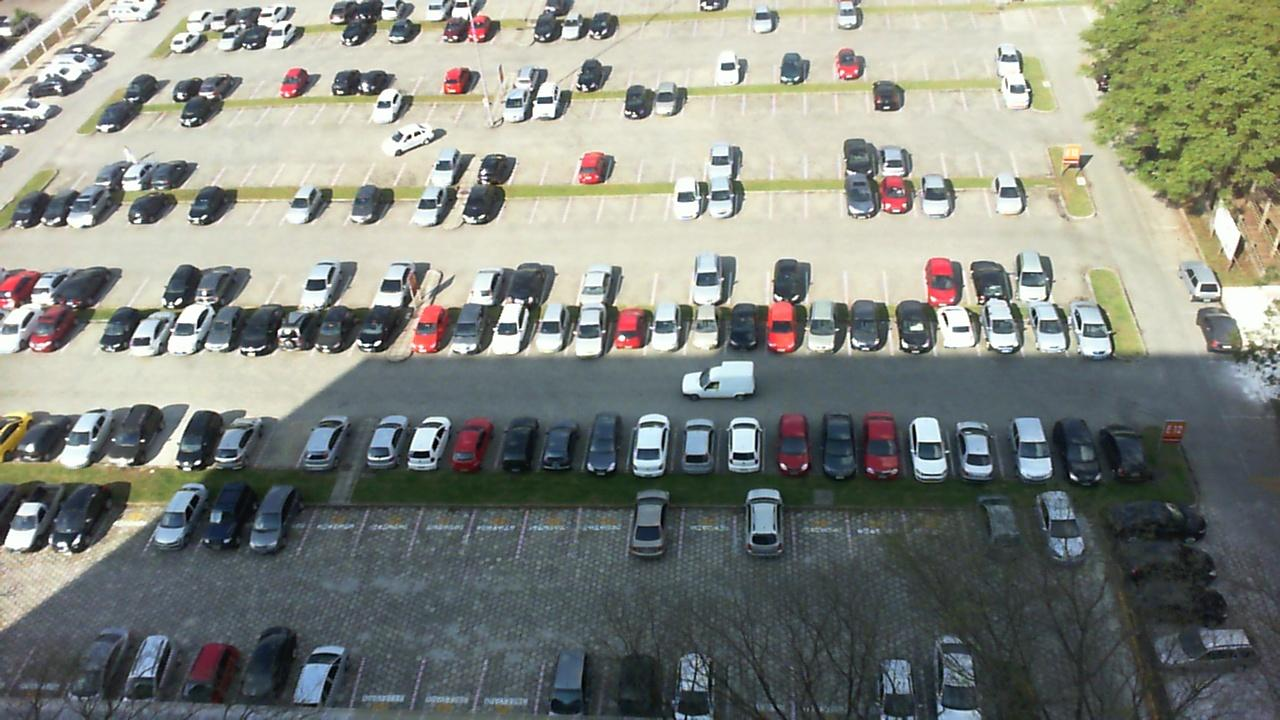
#> input picture project/parkingArea/parkinglot1.jpg, 1280 x 720 px
$ python main.py
#> lines starting #> are read from the running program, lines starting #| are printed output that depends on the picture; after the words box and inside, x2 and y2 are one past the last pixel; in counts of white or black regions, pixels touching at a corner belong together
import os
from typing import List, Optional, Tuple

import cv2
import matplotlib.pyplot as plt
import numpy as np


class ParkingLotDetector:
    """주차장 탑뷰 이미지에서 주차 라인과 주차 영역을 감지하는 클래스"""

    def __init__(self):
        self.parking_spots = []
        self.parking_lines = []

    def preprocess_image(self, image: np.ndarray) -> np.ndarray:
        """이미지 전처리"""
        # 그레이스케일 변환
        gray = cv2.cvtColor(image, cv2.COLOR_BGR2GRAY)

        # 가우시안 블러 적용
        blurred = cv2.GaussianBlur(gray, (5, 5), 0)

        # 대비 향상
        clahe = cv2.createCLAHE(clipLimit=2.0, tileGridSize=(8, 8))
        enhanced = clahe.apply(blurred)

        return enhanced

    def detect_lines(self, image: np.ndarray) -> List[Tuple[int, int, int, int]]:
        """Hough 변환을 사용하여 직선 감지"""
        # Canny 엣지 검출
        edges = cv2.Canny(image, 50, 150, apertureSize=3)

        # 형태학적 연산으로 선 강화
        kernel = cv2.getStructuringElement(cv2.MORPH_RECT, (3, 3))
        edges = cv2.morphologyEx(edges, cv2.MORPH_CLOSE, kernel)

        # Hough 직선 변환
        lines = cv2.HoughLinesP(
            edges,
            rho=1,
            theta=np.pi/180,
            threshold=50,
            minLineLength=30,
            maxLineGap=10
        )

        if lines is not None:
            return lines.reshape(-1, 4)
        return []

    def filter_lines(self, lines: List[Tuple[int, int, int, int]],
                    image_shape: Tuple[int, int]) -> Tuple[List, List]:
        """수직선과 수평선 분리 및 필터링"""
        horizontal_lines = []
        vertical_lines = []

        for line in lines:
            x1, y1, x2, y2 = line

            # 선의 각도 계산
            angle = np.arctan2(y2 - y1, x2 - x1) * 180 / np.pi
            length = np.sqrt((x2 - x1)**2 + (y2 - y1)**2)

            # 최소 길이 필터링
            if length < 20:
                continue

            # 각도에 따른 분류 (허용 오차 ±15도)
            if abs(angle) <= 15 or abs(angle) >= 165:  # 수평선
                horizontal_lines.append(line)
            elif 75 <= abs(angle) <= 105:  # 수직선
                vertical_lines.append(line)

        return horizontal_lines, vertical_lines

    def merge_similar_lines(self, lines: List, threshold: int = 20) -> List:
        """유사한 위치의 선들을 병합"""
        if not lines:
            return []

        merged_lines = []
        used = [False] * len(lines)

        for i, line1 in enumerate(lines):
            if used[i]:
                continue

            x1, y1, x2, y2 = line1
            similar_lines = [line1]
            used[i] = True

            for j, line2 in enumerate(lines[i+1:], i+1):
                if used[j]:
                    continue

                x3, y3, x4, y4 = line2

                # 수평선의 경우 y 좌표로 비교
                if abs(y1 - y2) < abs(x1 - x2):  # 수평선
                    if abs(y1 - y3) < threshold and abs(y2 - y4) < threshold:
                        similar_lines.append(line2)
                        used[j] = True
                # 수직선의 경우 x 좌표로 비교
                else:
                    if abs(x1 - x3) < threshold and abs(x2 - x4) < threshold:
                        similar_lines.append(line2)
                        used[j] = True

            # 유사한 선들의 평균으로 병합
            if similar_lines:
                avg_line = np.mean(similar_lines, axis=0).astype(int)
                merged_lines.append(tuple(avg_line))

        return merged_lines

    def detect_parking_spots(self, horizontal_lines: List, vertical_lines: List,
                           image_shape: Tuple[int, int]) -> List[Tuple[int, int, int, int]]:
        """주차 영역 감지"""
        parking_spots = []

        # 선들을 정렬
        horizontal_lines = sorted(horizontal_lines, key=lambda x: x[1])
        vertical_lines = sorted(vertical_lines, key=lambda x: x[0])

        # 인접한 수평선과 수직선으로 직사각형 영역 생성
        for i in range(len(horizontal_lines) - 1):
            for j in range(len(vertical_lines) - 1):
                h_line1 = horizontal_lines[i]
                h_line2 = horizontal_lines[i + 1]
                v_line1 = vertical_lines[j]
                v_line2 = vertical_lines[j + 1]

                # 직사각형의 좌표 계산
                x1 = min(v_line1[0], v_line1[2])
                x2 = max(v_line2[0], v_line2[2])
                y1 = min(h_line1[1], h_line1[3])
                y2 = max(h_line2[1], h_line2[3])

                # 유효한 크기인지 확인
                width = x2 - x1
                height = y2 - y1

                if 30 < width < 200 and 50 < height < 300:
                    parking_spots.append((x1, y1, x2, y2))

        return parking_spots

    def draw_results(self, image: np.ndarray, horizontal_lines: List,
                    vertical_lines: List, parking_spots: List) -> np.ndarray:
        """결과를 이미지에 그리기"""
        result = image.copy()

        # 수평선 그리기 (파란색)
        for line in horizontal_lines:
            x1, y1, x2, y2 = line
            cv2.line(result, (x1, y1), (x2, y2), (255, 0, 0), 2)

        # 수직선 그리기 (초록색)
        for line in vertical_lines:
            x1, y1, x2, y2 = line
            cv2.line(result, (x1, y1), (x2, y2), (0, 255, 0), 2)

        # 주차 영역 그리기 (빨간색)
        for i, (x1, y1, x2, y2) in enumerate(parking_spots):
            cv2.rectangle(result, (x1, y1), (x2, y2), (0, 0, 255), 2)
            # 주차 영역 번호 표시
            cv2.putText(result, f'P{i+1}', (x1+5, y1+20),
                       cv2.FONT_HERSHEY_SIMPLEX, 0.6, (0, 0, 255), 2)

        return result

    def process_image(self, image_path: str) -> Tuple[np.ndarray, dict]:
        """전체 이미지 처리 파이프라인"""
        # 이미지 로드
        image = cv2.imread(image_path)
        if image is None:
            raise ValueError(f"이미지를 로드할 수 없습니다: {image_path}")

        print(f"이미지 크기: {image.shape}")

        # 전처리
        processed = self.preprocess_image(image)

        # 직선 감지
        lines = self.detect_lines(processed)
        print(f"감지된 직선 수: {len(lines)}")

        # 수평/수직선 분리
        horizontal_lines, vertical_lines = self.filter_lines(lines, image.shape[:2])
        print(f"수평선: {len(horizontal_lines)}, 수직선: {len(vertical_lines)}")

        # 유사한 선들 병합
        horizontal_lines = self.merge_similar_lines(horizontal_lines)
        vertical_lines = self.merge_similar_lines(vertical_lines)
        print(f"병합 후 - 수평선: {len(horizontal_lines)}, 수직선: {len(vertical_lines)}")

        # 주차 영역 감지
        parking_spots = self.detect_parking_spots(horizontal_lines, vertical_lines, image.shape[:2])
        print(f"감지된 주차 영역 수: {len(parking_spots)}")

        # 결과 이미지 생성
        result_image = self.draw_results(image, horizontal_lines, vertical_lines, parking_spots)

        # 결과 정보
        results = {
            'horizontal_lines': horizontal_lines,
            'vertical_lines': vertical_lines,
            'parking_spots': parking_spots,
            'total_spots': len(parking_spots)
        }

        return result_image, results

    def save_results(self, result_image: np.ndarray, results: dict, output_dir: str = '.'):
        """결과 저장"""
        if not os.path.exists(output_dir):
            os.makedirs(output_dir)

        # 결과 이미지 저장
        output_path = os.path.join(output_dir, 'parking_detection_result.jpg')
        cv2.imwrite(output_path, result_image)
        print(f"결과 이미지 저장: {output_path}")

        # 텍스트 결과 저장
        result_text_path = os.path.join(output_dir, 'parking_detection_info.txt')
        with open(result_text_path, 'w', encoding='utf-8') as f:
            f.write("=== 주차장 감지 결과 ===\n")
            f.write(f"총 주차 영역 수: {results['total_spots']}\n")
            f.write(f"수평선 수: {len(results['horizontal_lines'])}\n")
            f.write(f"수직선 수: {len(results['vertical_lines'])}\n\n")

            f.write("주차 영역 좌표:\n")
            for i, (x1, y1, x2, y2) in enumerate(results['parking_spots']):
                f.write(f"주차구역 {i+1}: ({x1}, {y1}) - ({x2}, {y2})\n")

        print(f"분석 결과 저장: {result_text_path}")


def main():
    """메인 함수"""
    # 주차장 감지기 초기화
    detector = ParkingLotDetector()

    # 이미지 경로 설정
    image_path = 'parkinglot1.jpg'

    if not os.path.exists(image_path):
        print(f"이미지 파일을 찾을 수 없습니다: {image_path}")
        return

    try:
        # 이미지 처리
        print("주차장 이미지 분석 중...")
        result_image, results = detector.process_image(image_path)
#> in process_image, image is the input picture: shape (720, 1280, 3); mean B, G, R 126.7, 134.5, 130.6
#| 이미지 크기: (720, 1280, 3)
#> in detect_lines, `edges = cv2.morphologyEx(edges, cv2.MORPH_CLOSE, kernel)`:
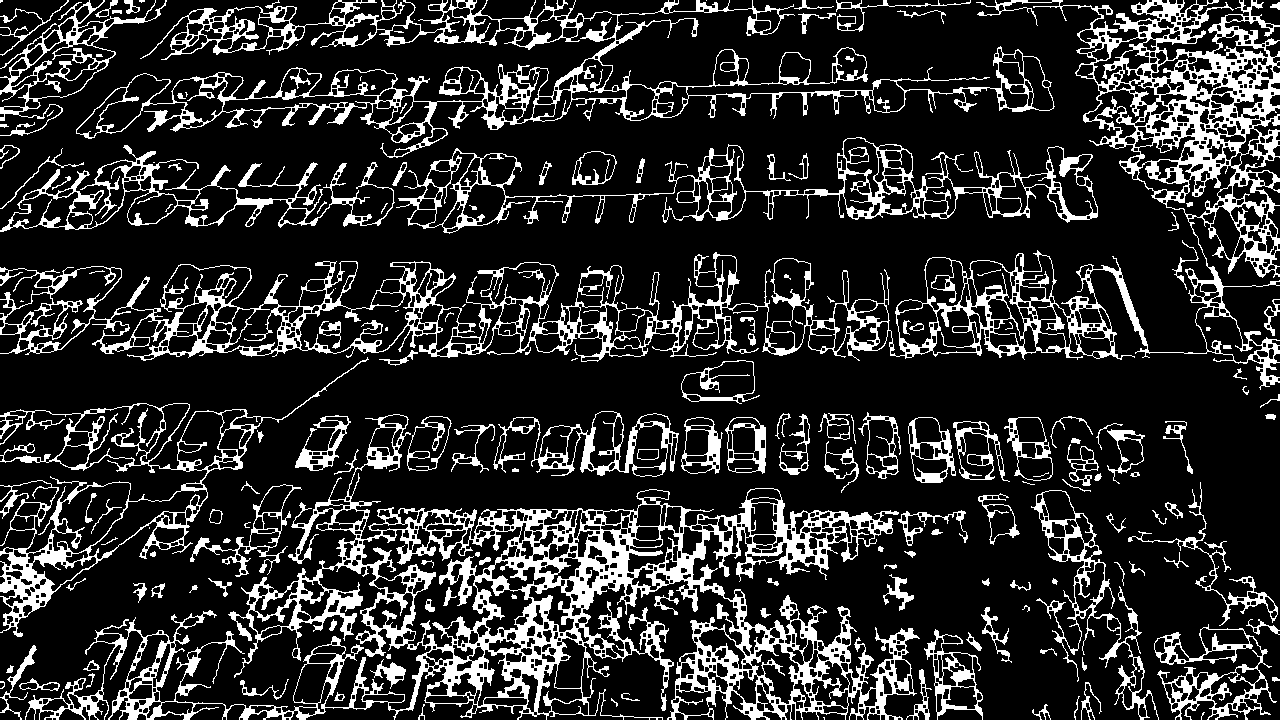
#> edges: shape (720, 1280); 18% white; 187 white regions (44 under 20 px), largest, box (x1, y1, x2, y2) and area: (25, 414, 920, 720) 48488, (0, 0, 1280, 390) 42733, (76, 0, 1055, 158) 18224
#> in detect_lines, `lines = cv2.HoughLinesP( edges, rho=1, theta=np.pi/180, threshold=50, ..`: lines = 2303 rows, first 6: [553, 91, 626, 90], [910, 673, 974, 678], [512, 567, 606, 511], [1117, 700, 1154, 704], [566, 593, 633, 578], [16, 348, 64, 346]
#| 감지된 직선 수: 2303
#> the loop in filter_lines, `for line in lines:` made 2303 passes
#> (x1, y1, x2, y2, angle, length) on passes 1 to 3: (553, 91, 626, 90, -0.785, 73.01), (910, 673, 974, 678, 4.47, 64.2), (512, 567, 606, 511, -30.78, 109.4)
#> after the loop in filter_lines, `for line in lines:`: horizontal_lines = 1824 items, first 6: [553, 91, 626, 90], [910, 673, 974, 678], [1117, 700, 1154, 704], [566, 593, 633, 578], [16, 348, 64, 346], [949, 301, 988, 301]; vertical_lines = 30 items, first 6: [748, 531, 751, 489], [690, 588, 694, 551], [296, 657, 305, 554], [700, 552, 704, 511], [296, 641, 303, 559], [692, 638, 697, 580]
#| 수평선: 1824, 수직선: 30
#> in merge_similar_lines, `used = [False] * len(lines)`: used = 1824 items, first 6: False, False, False, False, False, False
#> the loop in merge_similar_lines, `for i, line1 in enumerate(lines):` made 1824 passes
#> (x1, y1, x2, y2, avg_line) on passes 1, 2, 3, 4, 5, 6, 9, 10: (553, 91, 626, 90, [755, 90, 810, 89]), (910, 673, 974, 678, [621, 675, 671, 675]), (1117, 700, 1154, 704, [587, 705, 644, 706]), (566, 593, 633, 578, [436, 585, 491, 585]), (16, 348, 64, 346, [567, 343, 620, 343]), (949, 301, 988, 301, [647, 301, 692, 301]), (716, 556, 907, 525, [560, 543, 629, 536]), (969, 323, 1110, 323, [688, 324, 746, 325])
#> the loop in merge_similar_lines (call 2), `for i, line1 in enumerate(lines):` made 30 passes
#| 병합 후 - 수평선: 39, 수직선: 14
#> the loop in detect_parking_spots, `for i in range(len(horizontal_lines) - 1):` made 38 passes
#| 감지된 주차 영역 수: 18
#> the loop in draw_results, `for line in horizontal_lines:` made 39 passes
#> line on passes 1 to 8: (755, 90, 810, 89), (621, 675, 671, 675), (587, 705, 644, 706), (436, 585, 491, 585), (567, 343, 620, 343), (647, 301, 692, 301), (560, 543, 629, 536), (688, 324, 746, 325)
#> after the loop in draw_results, `for line in horizontal_lines:`:
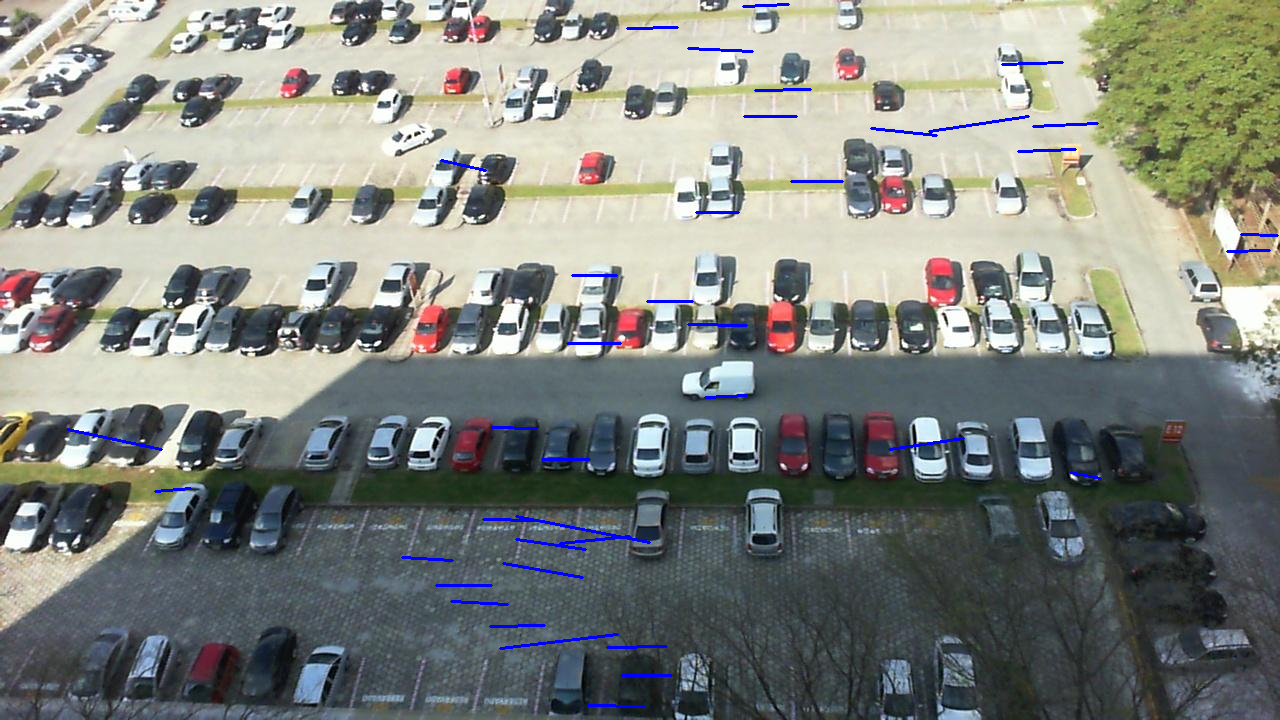
#> result: shape (720, 1280, 3); 0.76% of pixels changed, all inside (x1, y1, x2, y2) = (66, 3, 1279, 708)
#> the loop in draw_results, `for line in vertical_lines:` made 14 passes
#> line on passes 1 to 8: (748, 402, 751, 393), (685, 615, 689, 553), (294, 642, 303, 547), (716, 492, 720, 473), (1093, 78, 1094, 32), (815, 605, 816, 638), (661, 629, 667, 575), (1127, 676, 1133, 707)
#> after the loop in draw_results, `for line in vertical_lines:`:
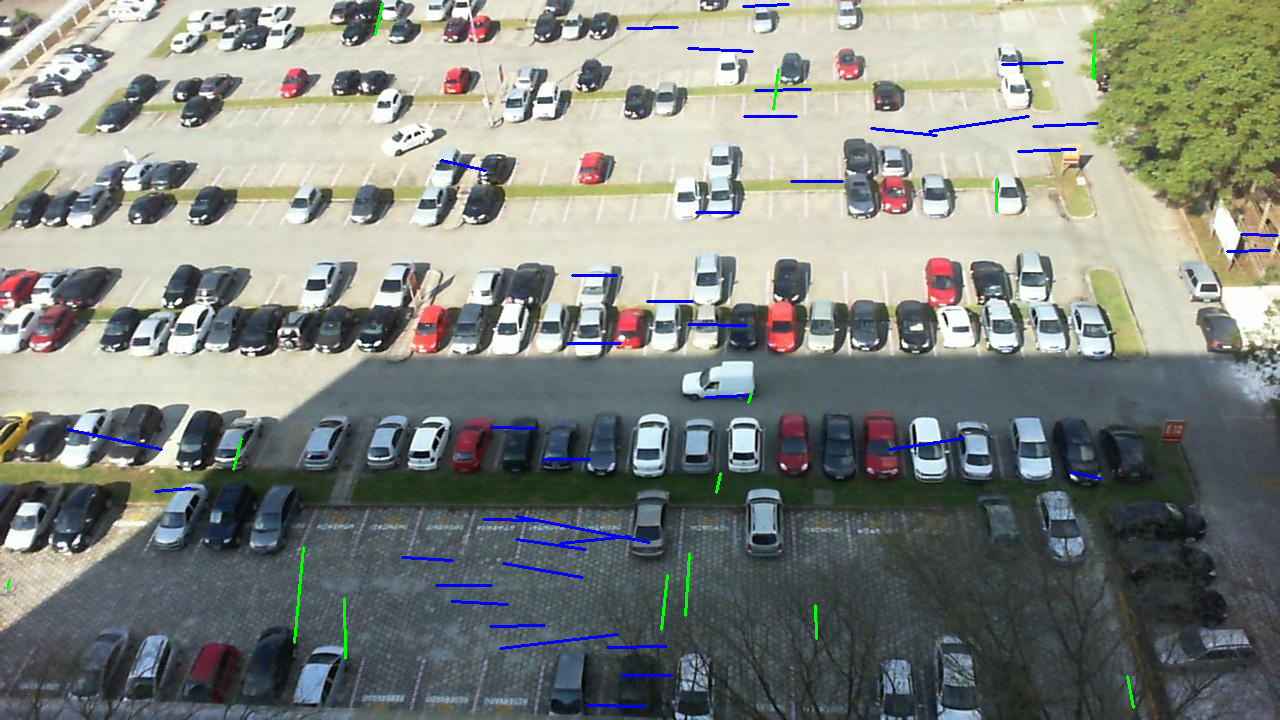
#> result: shape (720, 1280, 3); 0.19% of pixels changed, all inside (x1, y1, x2, y2) = (6, 2, 1135, 709)
#> the loop in draw_results, `for i, (x1, y1, x2, y2) in enumerate(parking_spots):` made 18 passes
#> (x1, y1, x2, y2) on passes 1 to 8: (233, 343, 303, 397), (294, 343, 345, 397), (344, 343, 382, 397), (685, 343, 720, 397), (716, 343, 751, 397), (773, 343, 816, 397), (815, 343, 996, 397), (996, 343, 1094, 397)
#> after the loop in draw_results, `for i, (x1, y1, x2, y2) in enumerate(parking_spots):`:
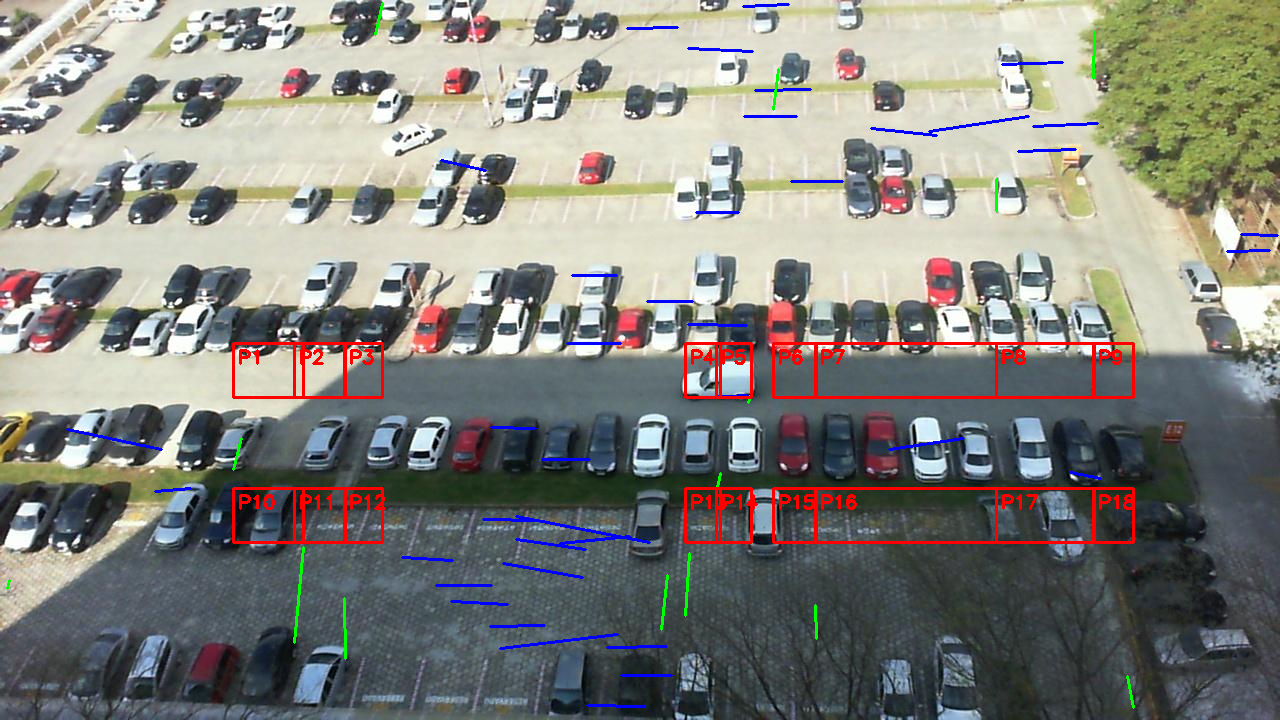
#> result: shape (720, 1280, 3); 1.67% of pixels changed, all inside (x1, y1, x2, y2) = (232, 342, 1135, 544)

        # 결과 저장
        detector.save_results(result_image, results)
#> the loop in save_results, `for i, (x1, y1, x2, y2) in enumerate(results['parking_spots']):` made 18 passes

        # 결과 출력
        print("\n=== 분석 완료 ===")
        print(f"총 {results['total_spots']}개의 주차 영역이 감지되었습니다.")
#| 총 18개의 주차 영역이 감지되었습니다.

        # 결과 이미지 표시 (matplotlib 사용)
        plt.figure(figsize=(15, 10))

        # 원본 이미지
        plt.subplot(1, 2, 1)
        original = cv2.imread(image_path)
        original_rgb = cv2.cvtColor(original, cv2.COLOR_BGR2RGB)
        plt.imshow(original_rgb)
        plt.title('원본 이미지')
        plt.axis('off')

        # 결과 이미지
        plt.subplot(1, 2, 2)
        result_rgb = cv2.cvtColor(result_image, cv2.COLOR_BGR2RGB)
        plt.imshow(result_rgb)
        plt.title(f'주차 영역 감지 결과 ({results["total_spots"]}개)')
        plt.axis('off')

        plt.tight_layout()
        plt.savefig('parking_comparison.png', dpi=150, bbox_inches='tight')
        plt.show()

    except Exception as e:
        print(f"오류 발생: {e}")


if __name__ == "__main__":
    main()
